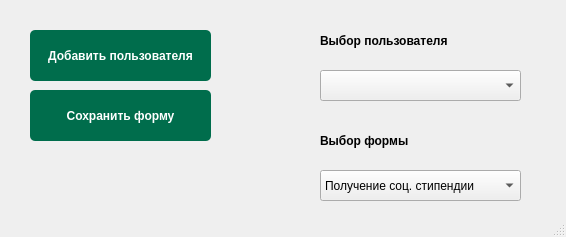
<?xml version="1.0" encoding="UTF-8"?>
<ui version="4.0">
 <class>MainWindow</class>
 <widget class="QMainWindow" name="MainWindow">
  <property name="geometry">
   <rect>
    <x>0</x>
    <y>0</y>
    <width>566</width>
    <height>237</height>
   </rect>
  </property>
  <property name="windowTitle">
   <string>MainWindow</string>
  </property>
  <widget class="QWidget" name="centralwidget">
   <widget class="QPushButton" name="newStudent_btn">
    <property name="geometry">
     <rect>
      <x>30</x>
      <y>30</y>
      <width>181</width>
      <height>51</height>
     </rect>
    </property>
    <property name="styleSheet">
     <string notr="true">QPushButton {
color: white;
font-weight: bold;
font: 11pt &quot;Open Sans&quot;;
border-radius: 5px;
background-color: #006D4C;

}
QPushButton:hover {
background-color: #207E62;
}
QPushButton:pressed {
background-color: #00A876;
}</string>
    </property>
    <property name="text">
     <string>Добавить пользователя</string>
    </property>
   </widget>
   <widget class="QLabel" name="label">
    <property name="geometry">
     <rect>
      <x>320</x>
      <y>30</y>
      <width>231</width>
      <height>21</height>
     </rect>
    </property>
    <property name="styleSheet">
     <string notr="true">color: black;
font-weight: bold;
font: 11pt &quot;Open Sans&quot;;
background-color: none;
border: none;</string>
    </property>
    <property name="text">
     <string>Выбор пользователя</string>
    </property>
   </widget>
   <widget class="QComboBox" name="chooseStudent_combobox">
    <property name="geometry">
     <rect>
      <x>320</x>
      <y>70</y>
      <width>201</width>
      <height>31</height>
     </rect>
    </property>
    <property name="styleSheet">
     <string notr="true">diplay: none;</string>
    </property>
   </widget>
   <widget class="QLabel" name="label_2">
    <property name="geometry">
     <rect>
      <x>320</x>
      <y>130</y>
      <width>231</width>
      <height>21</height>
     </rect>
    </property>
    <property name="styleSheet">
     <string notr="true">color: black;
font-weight: bold;
font: 11pt &quot;Open Sans&quot;;
background-color: none;
border: none;</string>
    </property>
    <property name="text">
     <string>Выбор формы</string>
    </property>
   </widget>
   <widget class="QComboBox" name="chooseForm_combobox">
    <property name="geometry">
     <rect>
      <x>320</x>
      <y>170</y>
      <width>201</width>
      <height>31</height>
     </rect>
    </property>
    <item>
     <property name="text">
      <string>Получение соц. стипендии</string>
     </property>
    </item>
   </widget>
   <widget class="QPushButton" name="savePDF_btn">
    <property name="geometry">
     <rect>
      <x>30</x>
      <y>90</y>
      <width>181</width>
      <height>51</height>
     </rect>
    </property>
    <property name="styleSheet">
     <string notr="true">QPushButton {
color: white;
font-weight: bold;
font: 11pt &quot;Open Sans&quot;;
border-radius: 5px;
background-color: #006D4C;

}
QPushButton:hover {
background-color: #207E62;
}
QPushButton:pressed {
background-color: #00A876;
}</string>
    </property>
    <property name="text">
     <string>Сохранить форму</string>
    </property>
   </widget>
  </widget>
  <widget class="QStatusBar" name="statusbar"/>
 </widget>
 <resources/>
 <connections/>
</ui>
